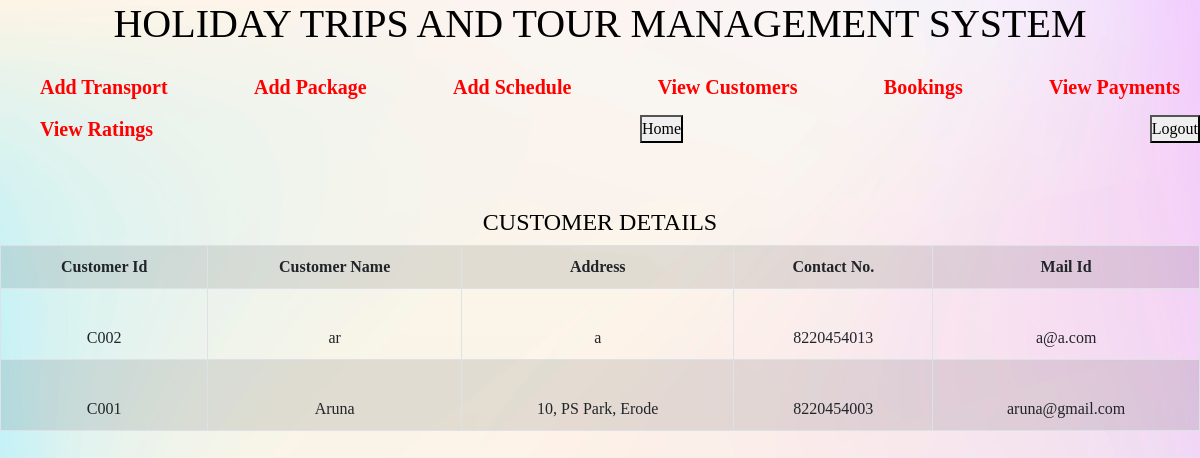
/ViewCustomer.php, run on the app's committed database.
### tables this page shows
CREATE TABLE IF NOT EXISTS `customertable` (
  `CustomerCode` varchar(10) NOT NULL,
  `CustomerName` varchar(50) NOT NULL,
  `Address` varchar(200) NOT NULL,
  `ContactNo` varchar(12) NOT NULL,
  `EmailId` varchar(50) NOT NULL,
  `Password` varchar(15) NOT NULL,
  PRIMARY KEY (`EmailId`)
);

### ViewCustomer.php (the view, shortened to what this page needs)
<html>
<head>
  <link rel="stylesheet" href="https://cdn.jsdelivr.net/npm/bootstrap@5.2.3/dist/css/bootstrap.min.css">
<link rel="stylesheet" href="css/bootstrap.min.css">
  <link rel="stylesheet" href="css/all.css">
  <link rel="stylesheet" type="text/css" href="style.css" />
</head>
<body>
<?php
include('HeaderAdmin.php');
include('Db.php');
?>
	<center>
		<h4>CUSTOMER DETAILS</h4>
	</center>
	<form action="" method="post" enctype="multipart/form-data">
		<center>
		<table border='1' cellspacing='0' class="table table-bordered table-hover table-striped table-condensed;">
		<tr>
			<th>Customer Id</th>
			<th>Customer Name</th>
			<th>Address </th>
			<th>Contact No.</th>
			<th>Mail Id</th>
		</tr>
		<?php
		$query= mysql_query("Select * From CustomerTable", $con);
		while ($row = mysql_fetch_array($query))
		{
			echo "<tr>";
			echo "<td style='padding-top:40px' valign='middle'>" . $row['CustomerCode'] . "</td>";
			echo "<td style='padding-top:40px' valign='middle'>" . $row['CustomerName'] . "</td>";
			echo "<td style='padding-top:40px' valign='middle'>" . $row['Address'] . "</td>";
			echo "<td style='padding-top:40px' valign='middle'>" . $row['ContactNo'] . "</td>";
			echo "<td style='padding-top:40px' valign='middle'>" . $row['EmailId'] . "</td>";
			echo "</tr>";
		}
	?>
		</table>
		</center>
	</form>
</body>
</html>

### Style.css (style rules this page uses)
body,html { margin:0; padding: 0; color:black; font-size: 12pt; font-family: Impact,sans-serif; background-color: #ffff99; }
div, table { text-align:center; }
* { margin:0; padding:0; }
body { margin: 0; padding: 0; background-image: url(image/bg.jpg); -webkit-background: cover; background-size: 100%; font-family: Poppins; }

### data on the page
customertable: CustomerCode "C002", CustomerName "ar", Address "a", ContactNo "8220454013", EmailId "a@a.com"
customertable: CustomerCode "C001", CustomerName "Aruna", Address "10, PS Park, Erode", ContactNo "8220454003", EmailId "aruna@gmail.com"
